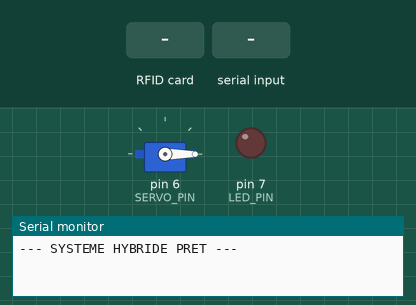
Recording of a sketch running on a simulated Arduino Uno, built with avr-gcc and run on an emulated ATmega328P. On the bench: servo, output pins drawn as LEDs (lit = HIGH), the last lines printed to the serial monitor. The test bench sets the inputs (shaded band). Pins used as bus, display or sensor lines are not drawn.

Above: at 1.2 s.
1.3 s: RFID card 04 03 02 01 held to the reader
At 1.8 s:
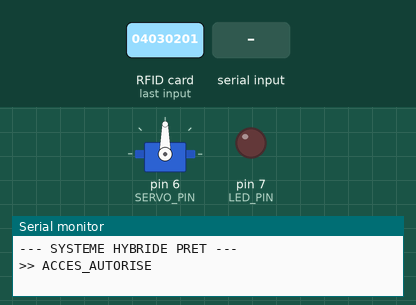
2.8 s: RFID card 5E 7A 19 C4 held to the reader
At 5.1 s:
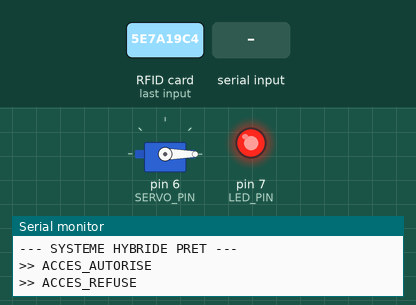
5.8 s: "O" received over the second serial link
At 6.6 s:
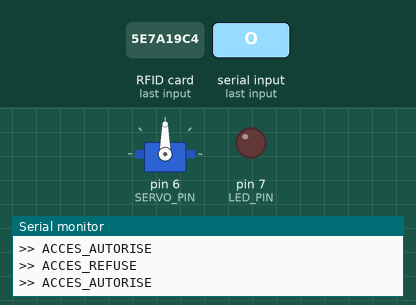
Timing chart, 0 to 10.3 s (numbered marks = the images above; inputs shaded):
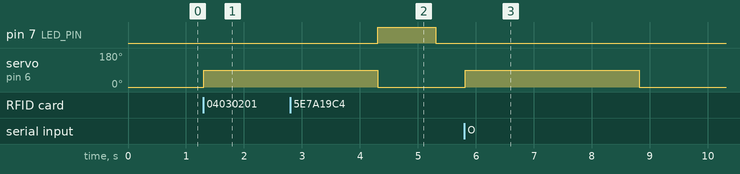

Measured:
- after the input at 1.3 s, servo on pin 6 (SERVO_PIN): 0° → 90° at once
- after the input at 2.8 s, pin 7 (LED_PIN): LOW → HIGH after 1.5 s, → LOW 1.0 s later
- after the input at 5.8 s, servo on pin 6 (SERVO_PIN): 0° → 90° at once, → 0° 3.0 s later

The sketch:

codeBT.ino
```cpp
#include <SPI.h>
#include <MFRC522.h>
#include <Servo.h>
#include <SoftwareSerial.h> // Ajouter cette bibliothèque

// Bluetooth sur Pins 2 (RX) et 3 (TX)
SoftwareSerial BTSerial(2, 3);

#define SS_PIN 10
#define RST_PIN 9
#define SERVO_PIN 6
#define LED_PIN 7

MFRC522 rfid(SS_PIN, RST_PIN);
Servo monServo;

byte uidAutorise[] = {0x04, 0x03, 0x02, 0x01};

void setup() {
  Serial.begin(9600);   // Pour la Gateway Python (USB)
  BTSerial.begin(9600); // Pour le Smartphone (Bluetooth)
  SPI.begin();
  rfid.PCD_Init();
  monServo.attach(SERVO_PIN);
  monServo.write(0);
  pinMode(LED_PIN, OUTPUT);
  Serial.println("--- SYSTEME HYBRIDE PRET ---");
}

void ouvrirPorte() {
  Serial.println(">> ACCES_AUTORISE"); // Envoi à la Gateway Python
  monServo.write(90);
  delay(3000);
  monServo.write(0);
}

void loop() {
  // --- PARTIE 1 : BLUETOOTH ---
  if (BTSerial.available()) {
    char commande = BTSerial.read();
    if (commande == 'O') { // 'O' comme Open envoyé depuis le téléphone
      ouvrirPorte();
    }
  }

  // --- PARTIE 2 : RFID ---
  if (rfid.PICC_IsNewCardPresent() && rfid.PICC_ReadCardSerial()) {
    bool accesOK = true;
    for (byte i = 0; i < 4; i++) {
      if (rfid.uid.uidByte[i] != uidAutorise[i]) accesOK = false;
    }

    if (accesOK) {
      ouvrirPorte();
    } else {
      Serial.println(">> ACCES_REFUSE");
      digitalWrite(LED_PIN, HIGH);
      delay(1000);
      digitalWrite(LED_PIN, LOW);
    }
    rfid.PICC_HaltA();
  }
}
```
